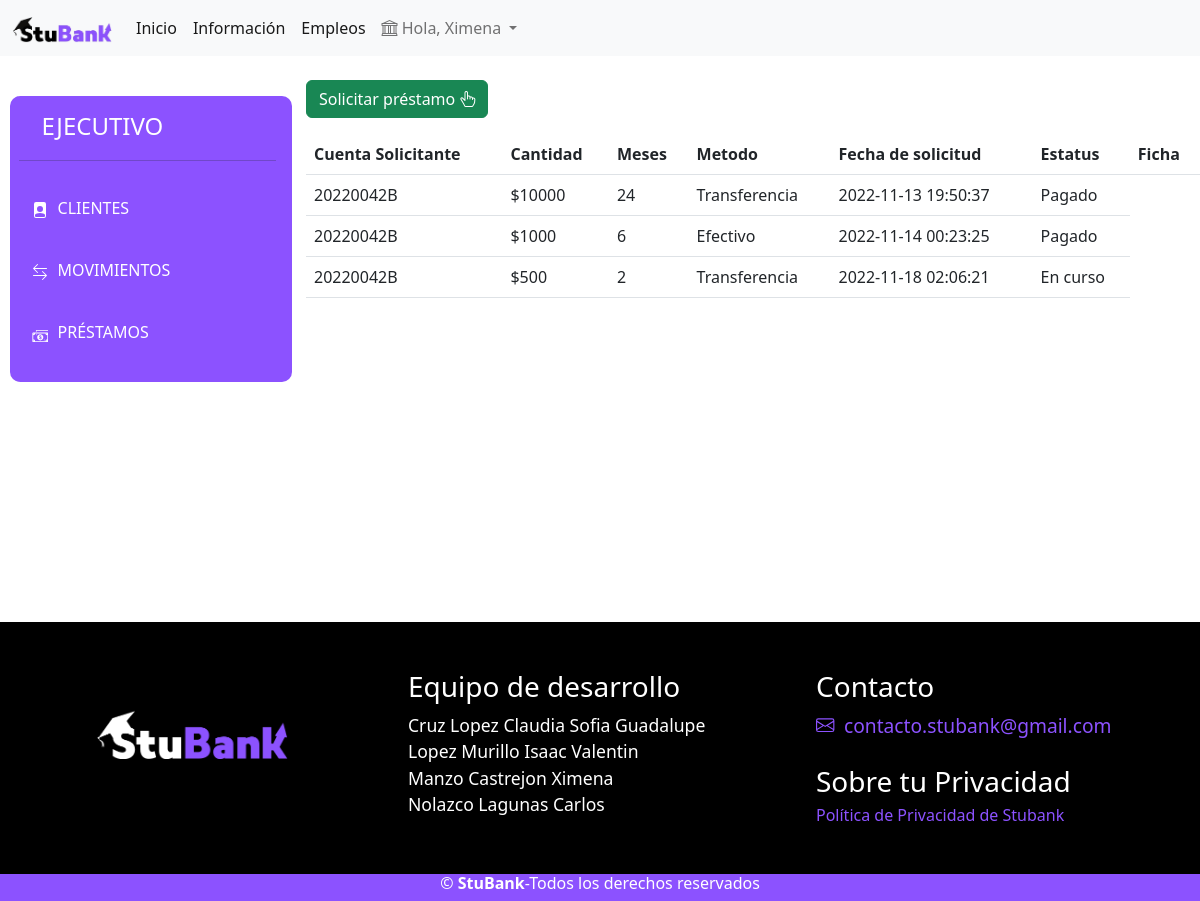
Page /ejecutivo/prestamos.php (signed in) on the earlier database version.
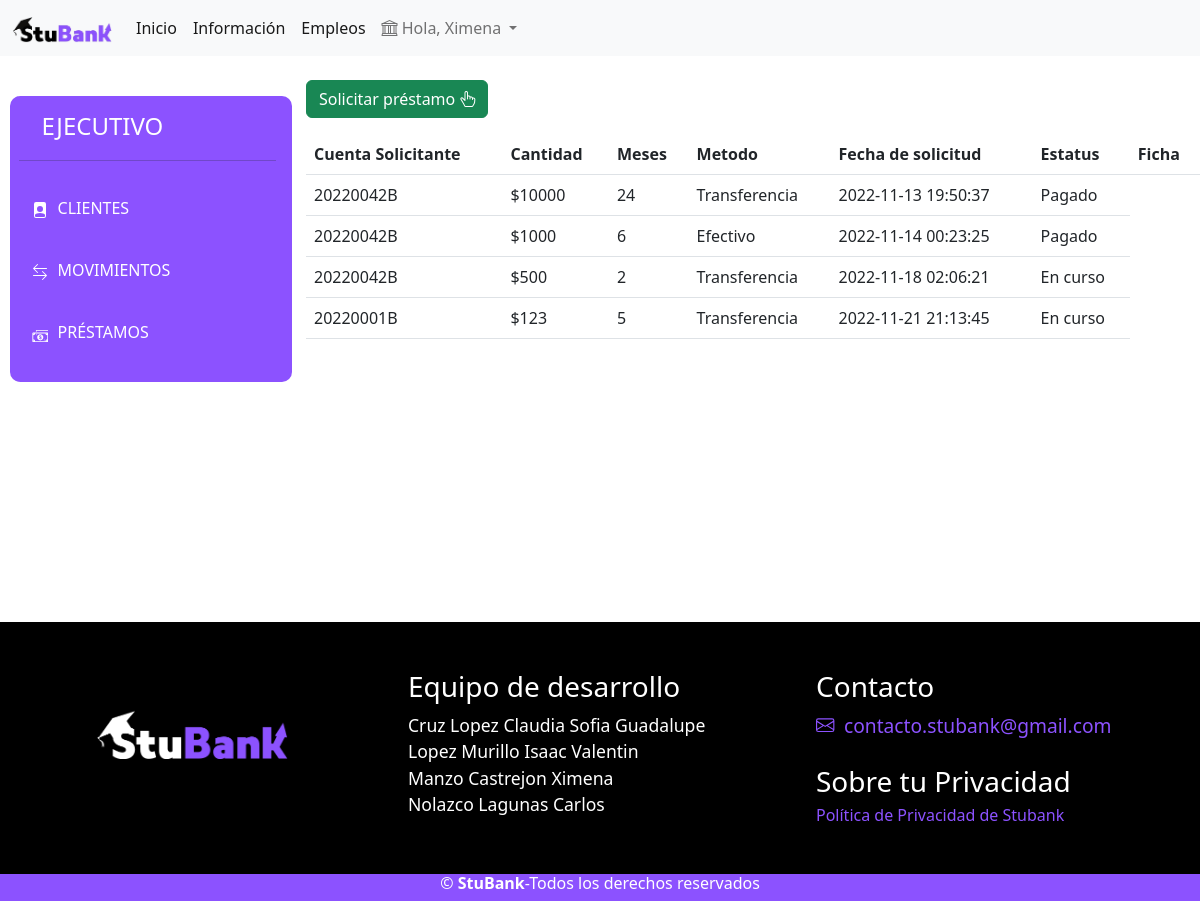
Same page on the later database version.
### tables this page shows
CREATE TABLE `prestamos` (
  `id_prest` int(11) NOT NULL,
  `solicitanteEje` varchar(9) NOT NULL,
  `solicitanteCl` varchar(9) NOT NULL,
  `cantidad` double NOT NULL,
  `meses` int(11) NOT NULL,
  `deuda` double NOT NULL,
  `metodo` tinyint(4) NOT NULL,
  `fecha` datetime NOT NULL DEFAULT current_timestamp(),
  `estatus` int(11) NOT NULL
);

### ejecutivo/prestamos.php (the view, shortened to what this page needs)
<?php
    $cuenta = $_SESSION['cuenta'];
    include('../view/conexion.php');
    $obtencion = "SELECT * FROM prestamos WHERE solicitanteEje = '$cuenta'";
    $resultado = mysqli_query($mysqli,$obtencion);
    $prestamos = $resultado->fetch_all(MYSQLI_ASSOC);
    $estados = ['', 'Pendiente', 'En curso', 'Rechazado','Pagado'];
    $metodo = ['', 'Efectivo', 'Transferencia'];
?>
<!DOCTYPE html>
<html lang="es">
<head>
    <link rel="stylesheet" href="../src/css/menu.css">
    <link rel="stylesheet" href="../src/css/estilos.css">
    <link href="https://cdn.jsdelivr.net/npm/bootstrap@5.2.0/dist/css/bootstrap.min.css" rel="stylesheet">
    <link rel="stylesheet" href="https://cdn.jsdelivr.net/npm/bootstrap-icons@1.9.1/font/bootstrap-icons.css">
</head>
<header>
    <?php include('../view/navbar.php'); ?>
</header>
<body>
    <div class="row">
        <?php include('menu.php'); ?>
        <div class="col-md-9">
            <a href="selecPres.php" class="btn btn-success">Solicitar préstamo <i class="bi bi-hand-index-thumb"></i></a><br>
            <table class="table mt-3">
                <thead>
                    <th scope="col">Cuenta Solicitante</th>
                    <th scope="col">Cantidad</th>
                    <th scope="col">Meses</th>
                    <th scope="col">Metodo</th>
                    <th scope="col">Fecha de solicitud</th>
                    <th scope="col">Estatus</th>
                    <th scope="col">Ficha</th>
                </thead>
                <tbody>
                    <?php foreach($prestamos as $prestamo): ?>
                        <tr>
                            <td><?=$prestamo['solicitanteCl']?></td>
                            <td>$<?=$prestamo['cantidad']?></td>
                            <td><?=$prestamo['meses']?></td>
                            <td><?=$metodo[$prestamo['metodo']]?></td>
                            <td><?=$prestamo['fecha']?></td>
                            <td><?=$estados[$prestamo['estatus']]?></td>
                        </tr>
                    <?php endforeach ?>
                </tbody>
            </table>
        </div>
    </div>
</body>
<footer style="margin-top:16rem;">
    <?php include('../view/footer.php'); ?>
</footer>
</html>

Differences in the rows shown:
added prestamos: solicitanteCl "20220001B", cantidad "123", meses "5", metodo "Transferencia", fecha "2022-11-21 21:13:45", estatus "En curso"
